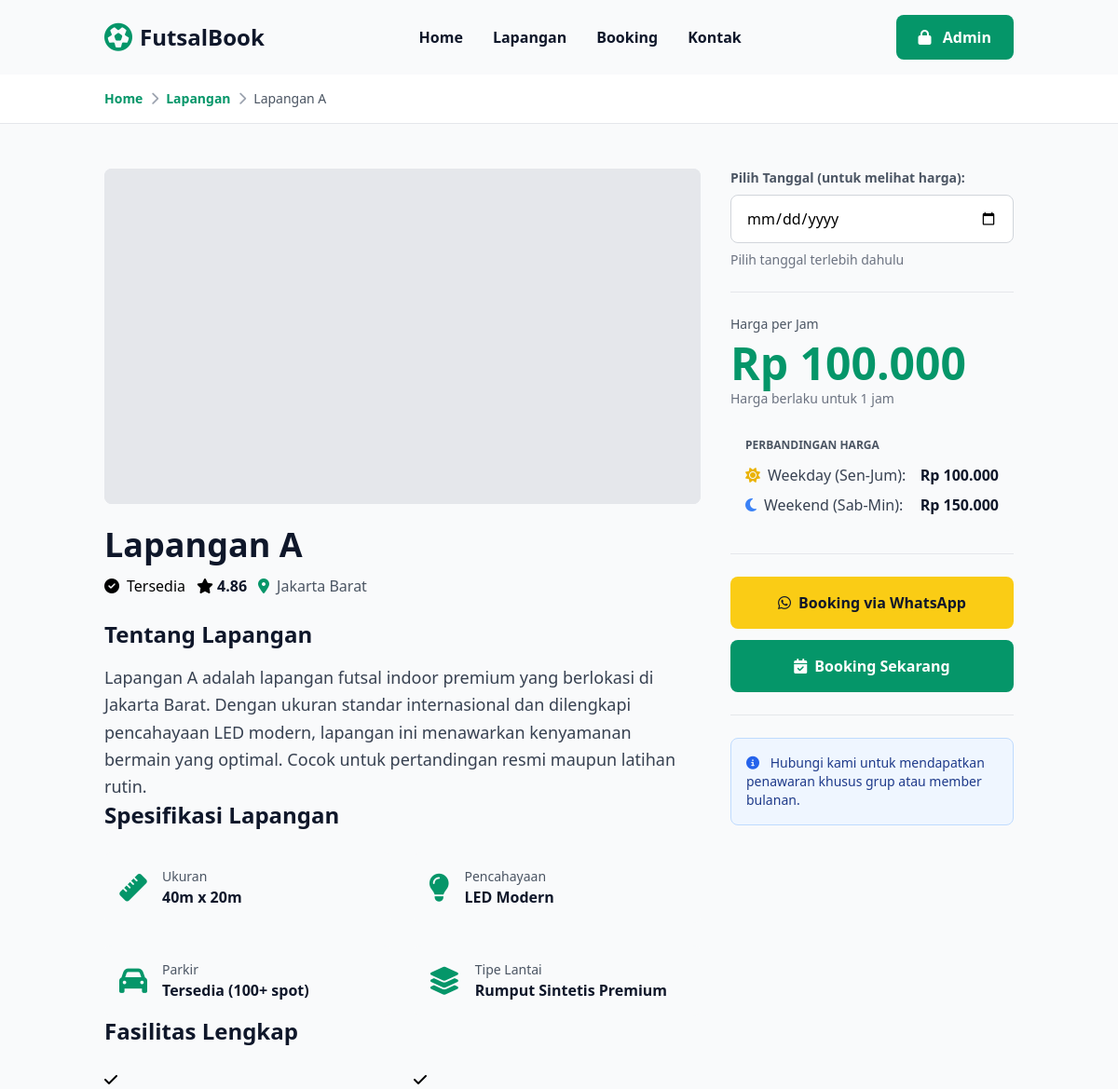
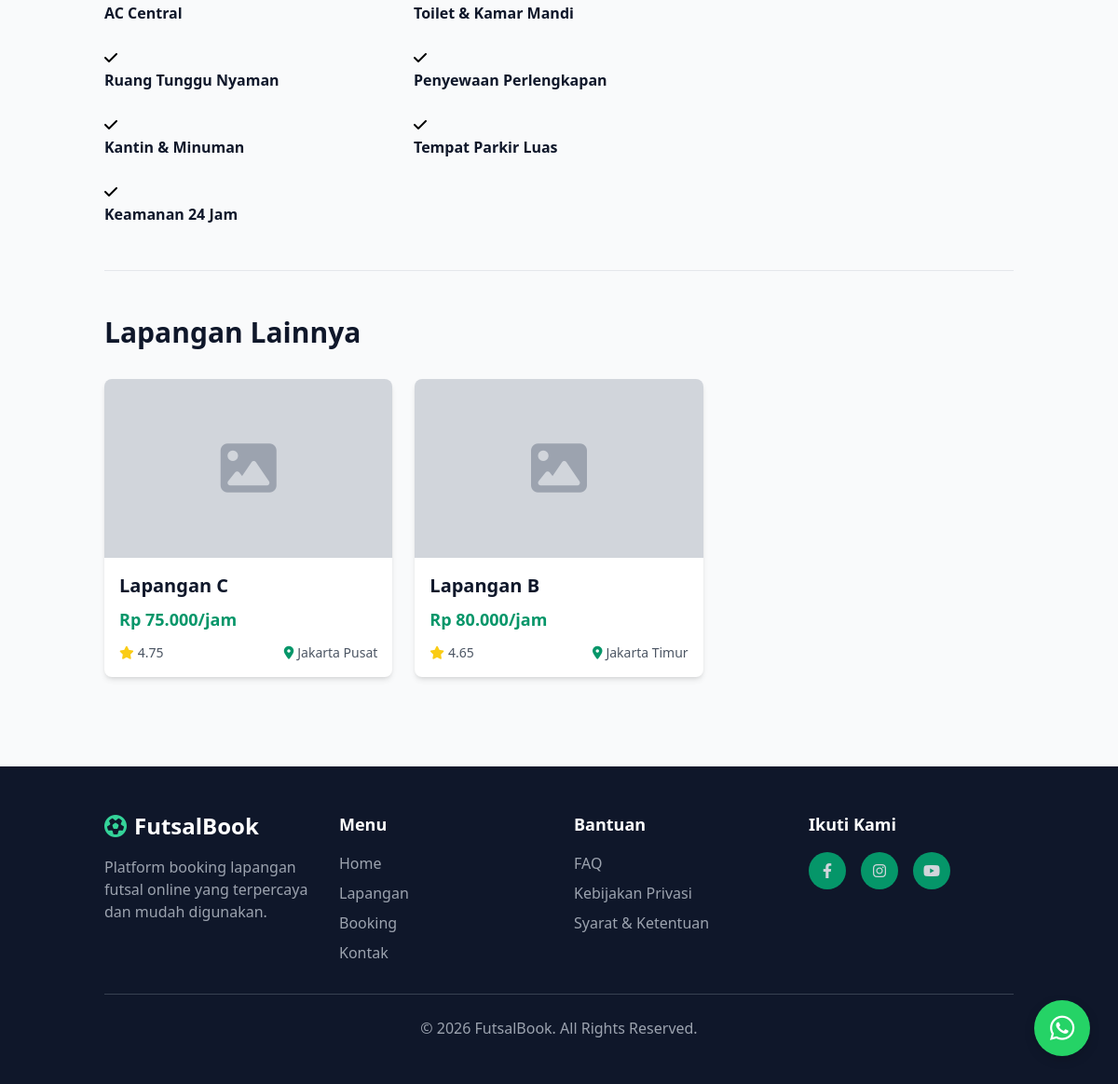
Screenshot of /detail-lapangan.php?id=1 with the database file from the repository (2 pictures, top to bottom).
### tables this page shows
CREATE TABLE tb_lapangan (
    id INT PRIMARY KEY AUTO_INCREMENT,
    nama VARCHAR(100) NOT NULL,
    harga INT DEFAULT 0,
    harga_weekend INT DEFAULT 0,
    status ENUM('tersedia', 'maintenance') DEFAULT 'tersedia',
    gambar VARCHAR(255) DEFAULT NULL,
    deskripsi TEXT DEFAULT NULL,
    deskripsi_lengkap TEXT DEFAULT NULL,
    fasilitas TEXT DEFAULT NULL,
    rating DECIMAL(3,2) DEFAULT 4.5,
    lokasi VARCHAR(150) DEFAULT 'Jakarta',
    ukuran VARCHAR(50) DEFAULT '40m x 20m',
    pencahayaan VARCHAR(100) DEFAULT 'Standar',
    parkir VARCHAR(100) DEFAULT 'Tersedia',
    tipe_lantai VARCHAR(100) DEFAULT 'Rumput Sintetis'
);

### detail-lapangan.php (the view, shortened to what the rows shown need)
<?php
require 'config/koneksi.php';
$lapangan_id = isset($_GET['id']) ? (int)$_GET['id'] : 0;
$query = "SELECT * FROM tb_lapangan WHERE id = $lapangan_id";
$result = $conn->query($query);
$lapangan = $result->fetch_assoc();
$query_related = "SELECT * FROM tb_lapangan WHERE id != $lapangan_id ORDER BY RAND() LIMIT 3";
$result_related = $conn->query($query_related);
$related_lapangan = [];
while ($row = $result_related->fetch_assoc()) {
    $related_lapangan[] = $row;
}
?>
<!DOCTYPE html>
<html lang="id">
<head>
    <script src="https://cdn.tailwindcss.com"></script>
    <link rel="stylesheet" href="https://cdnjs.cloudflare.com/ajax/libs/font-awesome/6.4.0/css/all.min.css">
</head>
<body class="bg-gray-50">
    <div class="bg-white border-b border-gray-200">
        <div class="container mx-auto px-6 py-4">
            <div class="flex items-center gap-2 text-sm">
                <a href="index.php" class="text-emerald-600 hover:text-emerald-700 font-semibold">Home</a>
                <i class="fas fa-chevron-right text-gray-400"></i>
                <a href="index.php#lapangan" class="text-emerald-600 hover:text-emerald-700 font-semibold">Lapangan</a>
                <i class="fas fa-chevron-right text-gray-400"></i>
                <span class="text-gray-600"><?php echo htmlspecialchars($lapangan['nama']); ?></span>
            </div>
        </div>
    </div>
    <div class="container mx-auto px-6 py-12">
        <div class="grid grid-cols-1 md:grid-cols-3 gap-8 mb-12">
            <div class="md:col-span-2">
                <div class="mb-6">
                    <h1 class="text-4xl font-bold text-slate-900 mb-3"><?php echo htmlspecialchars($lapangan['nama']); ?></h1>
                    <div class="flex flex-wrap gap-3 items-center">
                        <?php
                            if ($lapangan['status'] === 'tersedia') {
                                echo '<span class="badge-status badge-tersedia">
                                        <i class="fas fa-check-circle mr-2"></i>Tersedia
                                    </span>';
                            } else {
                                echo '<span class="badge-status badge-maintenance">
                                        <i class="fas fa-exclamation-circle mr-2"></i>Maintenance
                                    </span>';
                            }
                        ?>
                        <div class="flex items-center gap-1">
                            <i class="fas fa-star rating-star"></i>
                            <span class="font-semibold text-slate-900"><?php echo $lapangan['rating']; ?></span>
                        </div>
                        <span class="text-gray-600">
                            <i class="fas fa-map-marker-alt text-emerald-600 mr-2"></i><?php echo htmlspecialchars($lapangan['lokasi']); ?>
                        </span>
                    </div>
                </div>
                <div class="detail-section">
                    <h2 class="text-2xl font-bold text-slate-900 mb-4">Tentang Lapangan</h2>
                    <p class="text-gray-700 leading-relaxed text-lg"><?php echo htmlspecialchars($lapangan['deskripsi_lengkap']); ?></p>
                </div>
                <div class="detail-section">
                    <h2 class="text-2xl font-bold text-slate-900 mb-6">Spesifikasi Lapangan</h2>
                    <div class="grid grid-cols-1 md:grid-cols-2 gap-6">
                        <div class="flex items-center gap-4 p-4 bg-gray-50 rounded-lg">
                            <div>
                                <p class="text-gray-600 text-sm">Ukuran</p>
                                <p class="font-bold text-slate-900"><?php echo htmlspecialchars($lapangan['ukuran']); ?></p>
                            </div>
                        </div>
                        <div class="flex items-center gap-4 p-4 bg-gray-50 rounded-lg">
                            <div>
                                <p class="text-gray-600 text-sm">Pencahayaan</p>
                                <p class="font-bold text-slate-900"><?php echo htmlspecialchars($lapangan['pencahayaan']); ?></p>
                            </div>
                        </div>
                        <div class="flex items-center gap-4 p-4 bg-gray-50 rounded-lg">
                            <div>
                                <p class="text-gray-600 text-sm">Parkir</p>
                                <p class="font-bold text-slate-900"><?php echo htmlspecialchars($lapangan['parkir']); ?></p>
                            </div>
                        </div>
                        <div class="flex items-center gap-4 p-4 bg-gray-50 rounded-lg">
                            <div>
                                <p class="text-gray-600 text-sm">Tipe Lantai</p>
                                <p class="font-bold text-slate-900"><?php echo htmlspecialchars($lapangan['tipe_lantai']); ?></p>
                            </div>
                        </div>
                    </div>
                </div>
                <div class="detail-section">
                    <h2 class="text-2xl font-bold text-slate-900 mb-6">Fasilitas Lengkap</h2>
                    <div class="grid grid-cols-1 md:grid-cols-2 gap-6">
                        <?php
                            $fasilitas_list = explode(',', $lapangan['fasilitas']);
                            foreach ($fasilitas_list as $fasilitas):
                                $fasilitas = trim($fasilitas);
                        ?>
                            <div class="facility-item">
                                <div class="facility-icon">
                                    <i class="fas fa-check"></i>
                                </div>
                                <div>
                                    <p class="text-slate-900 font-semibold"><?php echo htmlspecialchars($fasilitas); ?></p>
                                </div>
                            </div>
                        <?php endforeach; ?>
                    </div>
                </div>
            </div>
            <div>
                <div class="detail-section sticky top-24">
                    <div>
                        <p class="text-gray-600 text-sm mb-2">Harga per Jam</p>
                        <p id="currentPrice" class="text-5xl font-bold text-emerald-600 mb-1">
                            Rp <?php echo number_format($lapangan['harga'], 0, ',', '.'); ?>
                        </p>
                        <p class="text-gray-500 text-sm mb-4">Harga berlaku untuk 1 jam</p>
                        <div class="bg-gray-50 rounded-lg p-4 mb-4">
                            <p class="text-xs text-gray-600 font-semibold mb-3">PERBANDINGAN HARGA</p>
                            <div class="space-y-2">
                                <div class="flex justify-between items-center">
                                    <span class="text-gray-700">
                                        <i class="fas fa-sun text-yellow-500 mr-2"></i>Weekday (Sen-Jum):
                                    </span>
                                    <span class="font-bold text-slate-900">Rp <?php echo number_format($lapangan['harga'], 0, ',', '.'); ?></span>
                                </div>
                                <div class="flex justify-between items-center">
                                    <span class="text-gray-700">
                                        <i class="fas fa-moon text-blue-500 mr-2"></i>Weekend (Sab-Min):
                                    </span>
                                    <span class="font-bold text-slate-900">Rp <?php echo number_format($lapangan['harga_weekend'], 0, ',', '.'); ?></span>
                                </div>
                            </div>
                        </div>
                    </div>
                </div>
            </div>
        </div>
        <?php if (count($related_lapangan) > 0): ?>
            <div class="border-t border-gray-200 pt-12">
                <h2 class="text-3xl font-bold text-slate-900 mb-8">Lapangan Lainnya</h2>
                <div class="grid grid-cols-1 md:grid-cols-3 gap-6">
                    <?php foreach ($related_lapangan as $related): ?>
                        <a href="detail-lapangan.php?id=<?php echo $related['id']; ?>" class="bg-white rounded-lg shadow-md overflow-hidden hover:shadow-lg transition-all">
                            <div class="h-48 bg-gray-300 flex items-center justify-center">
                                <?php if ($related['gambar']): ?>
                                    <img src="<?php echo htmlspecialchars($related['gambar']); ?>"
                                         alt="<?php echo htmlspecialchars($related['nama']); ?>"
                                         class="w-full h-full object-cover">
                                <?php else: ?>
                                    <i class="fas fa-image text-gray-400 text-6xl"></i>
                                <?php endif; ?>
                            </div>
                            <div class="p-4">
                                <h3 class="text-xl font-bold text-slate-900 mb-2"><?php echo htmlspecialchars($related['nama']); ?></h3>
                                <p class="text-emerald-600 font-bold text-lg mb-3">Rp <?php echo number_format($related['harga'], 0, ',', '.'); ?>/jam</p>
                                <div class="flex items-center justify-between text-sm text-gray-600">
                                    <span><i class="fas fa-star text-yellow-400 mr-1"></i><?php echo $related['rating']; ?></span>
                                    <span><i class="fas fa-map-marker-alt text-emerald-600 mr-1"></i><?php echo htmlspecialchars($related['lokasi']); ?></span>
                                </div>
                            </div>
                        </a>
                    <?php endforeach; ?>
                </div>
            </div>
        <?php endif; ?>
    </div>
</body>
</html>

### rows the page displays
tb_lapangan: nama "Lapangan A", rating "4.86", lokasi "Jakarta Barat", deskripsi_lengkap "Lapangan A adalah lapangan futsal indoor premium yang berlokasi di Jakarta Barat. Dengan ukuran standar internasional dan dilengkapi pencahayaan LED modern, lapangan ini menawarkan kenyamanan bermain yang optimal. Cocok untuk pertandingan resmi maupun latihan rutin.", ukuran "40m x 20m", pencahayaan "LED Modern", parkir "Tersedia (100+ spot)", tipe_lantai "Rumput Sintetis Premium", fasilitas "AC Central", fasilitas "Toilet & Kamar Mandi", fasilitas "Ruang Tunggu Nyaman", fasilitas "Penyewaan Perlengkapan", fasilitas "Kantin & Minuman", fasilitas "Tempat Parkir Luas", fasilitas "Keamanan 24 Jam", harga "100.000", harga_weekend "150.000"
tb_lapangan: nama "Lapangan C", harga "75.000", rating "4.75", lokasi "Jakarta Pusat"
tb_lapangan: nama "Lapangan B", harga "80.000", rating "4.65", lokasi "Jakarta Timur"
